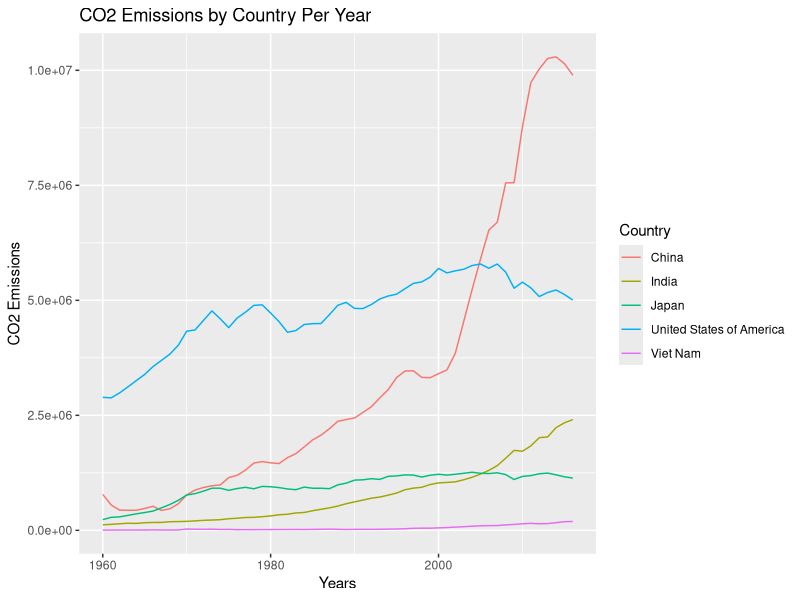
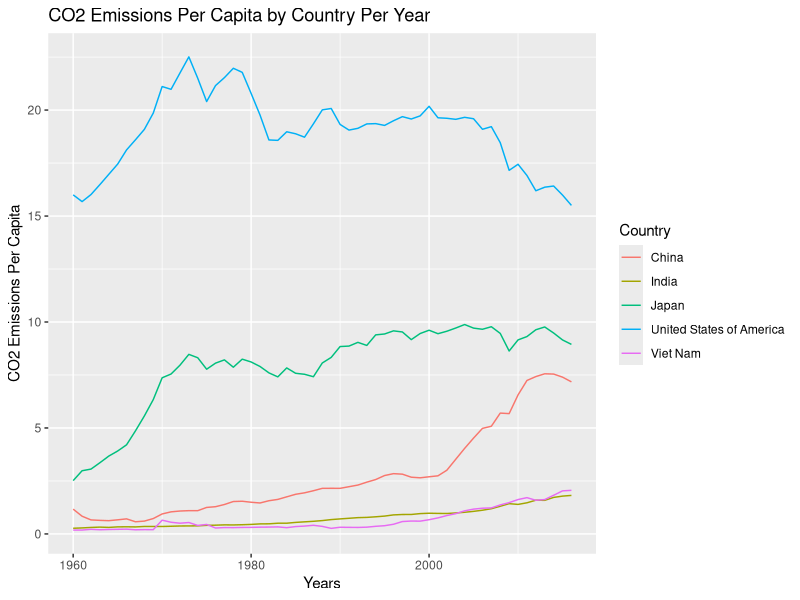
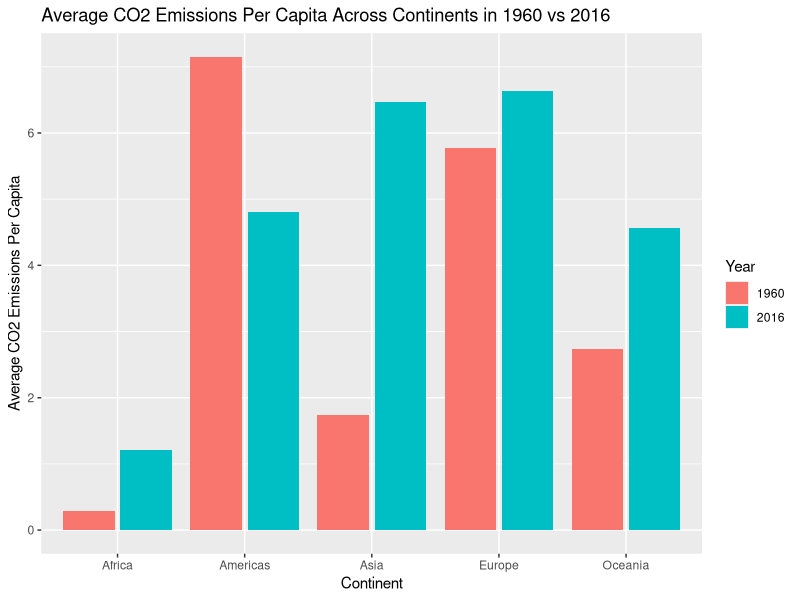
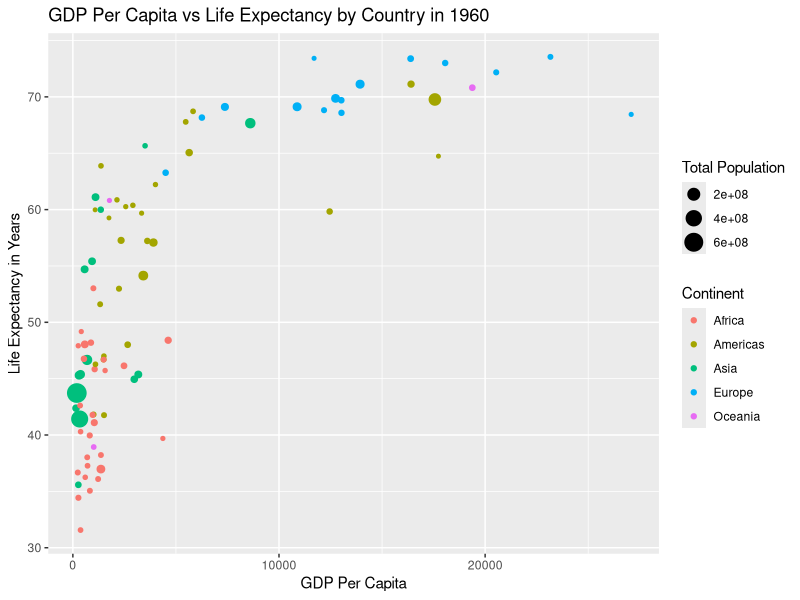
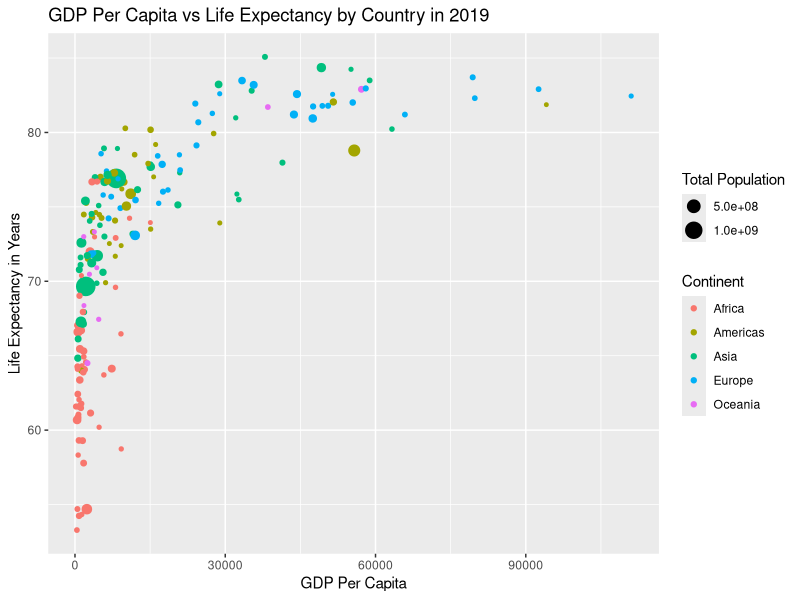
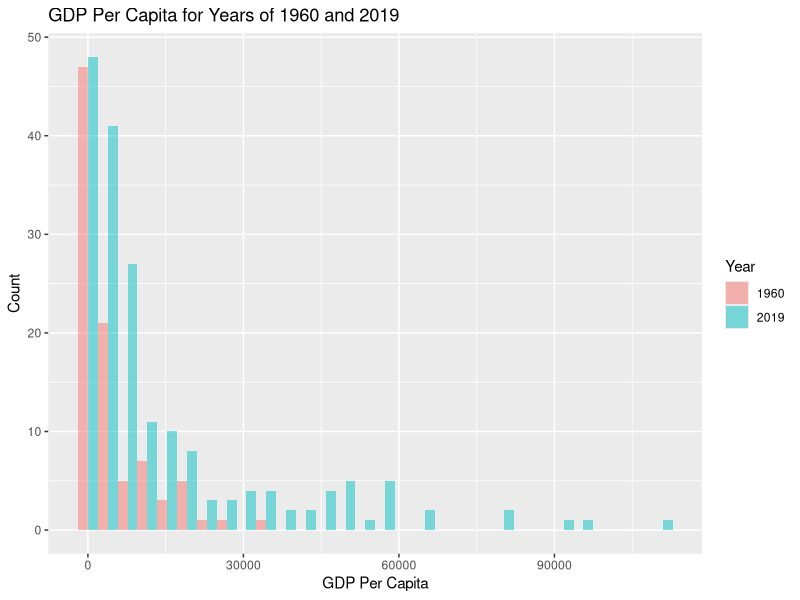

These figures' R source, in order:
## ---- chunk 1
knitr::opts_chunk$set(echo = TRUE)
## ---- chunk 2
## Loading Packages
library(tidyverse)

## Set working directory
setwd("~/INFO\ 201/PS/ps5-gapminder-jvdyfu")
getwd()

## 2. Load data from csv file
data <- read_delim("data/gapminder.csv")

## 3. Load first three lines of data
head(data, 3)

## 2. Find number of rows and columns in data
rows <- nrow(data)
cols <- ncol(data)
rows
cols

## 3. Load first three lines of data
head(data, 3)
## Yes, the small sample of data printed looks ok because the rows are countries
## and columns are the different categories of info on the country. 

## ---- chunk 3
## Function to find the number of rows within a column
num_in_col <- function(col_name) {
  num <- data %>% 
    select(all_of(col_name)) %>% 
    filter(!is.na(col_name)) %>% 
    unique() %>% 
    count()
  num
  paste("Number of", col_name, ":", num)
}

## 1. Finding the number of countries in dataset while analyzing iso3, iso2, and name
num_in_col("iso3")
num_in_col("iso2")
num_in_col("name")

## 2a. Find how many names are there for each iso-2 code.
## Are there any iso-2 codes that correspond to more than one name?
## What are these countries?
num_name_for_iso2 <- data %>% 
  group_by(iso2) %>% 
  summarise(num = n_distinct(name)) %>% 
  arrange(desc(num))  
head(num_name_for_iso2, 3)

data %>% 
  select(iso2, name) %>% 
  unique() %>% 
  filter(is.na(iso2))

## There are 1 name to each iso-2 code except the name Namibia has an iso2 of NA
## and there's also data where both iso2 and name are both NA. So technically,
## the iso-2 code as NA corresponds to more than one name and these countries
## are Namibia and NA. However, since the value is NA, in reality, there isn't any.

## 2b. Now repeat these same for name and iso3-code. 
## Are there country names that have more than one iso3-code?
## What are these countries?
num_iso3_for_name <- data %>% 
  group_by(name) %>% 
  summarise(num = n_distinct(iso3)) %>% 
  arrange(desc(num))  
head(num_iso3_for_name, 3)

data %>% 
  select(name, iso3) %>% 
  unique() %>% 
  filter(is.na(name))

## There are 1 iso-3 to each name except the names that are NA have 4 different iso3.
## The name of the country is NA, but the iso3 are CHANISL, GBM, KOS, and NLD_CURACAO.
## However, since the value is NA, in reality, there isn't any. 

## 3. What is the minimum and maximum year in these data?
years <- data %>% 
  select(time) %>% 
  unique() %>% 
  filter(!is.na(time)) %>% 
  arrange(desc(time))
head(years, 3)

min_year <- tail(years, 1)
max_year <- head(years, 1)
paste("Min year:", min_year)
paste("Max year:", max_year)
## ---- chunk 4
## 1. How many missing co2 emissions are there for each year? 
## Analyze both missing CO2 and co2_PC.
## Which years have most missing data?
missing_co2_emissions <- data %>% 
  filter(is.na(co2), is.na(co2_PC)) %>% 
  group_by(time) %>% 
  summarize(num_missing_co2 = length(co2), num_missing_co2_PC = length(co2_PC)) %>% 
  arrange(desc(num_missing_co2))
head(missing_co2_emissions, 5)

## There seems to be an equivalent amount of missing CO2 to CO2_PC every year.
## The years to have the most missing data is 2017, 2018, and 2019 with 217 missing entries each.

## 2. Make a plot of total CO2 emissions over time for the U.S, China, and India. 
## Add a few more countries of your choice. Explain what do you see.

## Found a subset of the countries I plan to plot on my diagram.
co2_emission_over_time <- data %>% 
  filter(name == "United States of America" | name == "China" | name == "India"
         | name == "Japan" | name == "Viet Nam") %>% 
  filter(!is.na(co2))
head(co2_emission_over_time, 3)

## Graphing the points.
ggplot(co2_emission_over_time) +
  geom_line(aes(x = time, y = co2, group = name, color = name)) +
  labs(title = "CO2 Emissions by Country Per Year",
       x = "Years",
       y = "CO2 Emissions",
       color = "Country"
  )

## I see that the U.S started as the country with the highest CO2 emissions
## in 1960, but was overtaken drastically by China around 2005. India has always
## been the country with the least amount of CO2 emissions across all time
## compared to the U.S and China. However, Vietnam has the least out of all 
## 5 countries. All of the countries seems to be increasing in CO2 emissions
## throughout time except for the U.S and Japan that has recently been decreasing
## at around 2005-2010 and onwards. 

## 3. Now let's analyze the CO2 emissions per capita. Make a similar plot
## of the same countries. What does this figure suggest?

## Found a subset of the countries I plan to plot on my diagram.
co2_PC_emission_over_time <- data %>% 
  filter(name == "United States of America" | name == "China" | name == "India"
         | name == "Japan" | name == "Viet Nam") %>% 
  filter(!is.na(co2_PC))
head(co2_PC_emission_over_time, 3)

## Graphing the points.
ggplot(co2_PC_emission_over_time) +
  geom_line(aes(x = time, y = co2_PC, group = name, color = name)) +
  labs(title = "CO2 Emissions Per Capita by Country Per Year",
       x = "Years",
       y = "CO2 Emissions Per Capita",
       color = "Country"
  )

## The figure suggests that the U.S has always drastically had the highest CO2 emissions 
## per capita from 1960 to 2019, followed by Japan, China, and then India and Vietnam closely
## tied and alternating between who is higher throughout the years. All of the
## countries seem to be streadily increasing in CO2 emissions per capita 
## per year except for the U.S whom has overall decreased in CO2 emissions
## per capita from around 1970 to 2019. 

## 4. Computer average CO2 emissions per capita across the continents (assume region
## is the same as continent). Comment what do you see.

continent_average_CO2_CP <- data %>% 
  filter(!is.na(co2_PC), !is.na(region), (time == 2016 | time == 1960)) %>% 
  group_by(region, time) %>% 
  summarise(num = mean(co2_PC))
continent_average_CO2_CP

## I see that in 2016, Africa has the lowest average CO2 emissions per capita
## across the continents while Europe has the highest and closely followed by Asia.
## However, I see that in 1960, Americas has the highest average CO2 emissions
## per capita across the continents and is followed by Europe. Africa remains
## as the lowest while the second lowest is surprisingly Asia. 

## 5. Make a barplot where you show the previous results-average CO2 emissions per capita
## across continents in 1960 and 2016

## Graphing the points.
ggplot(continent_average_CO2_CP, aes(x = region, y = num, fill = factor(time))) +
  geom_bar(stat = "identity", position = position_dodge2(0), na.rm = TRUE) +
  labs(title = "Average CO2 Emissions Per Capita Across Continents in 1960 vs 2016",
       x = "Continent",
       y = "Average CO2 Emissions Per Capita",
       fill = "Year")

## 6. Question: Which countries are the three largest and three smallest CO2 emitters
## (in terms of CO2 per capita) in 2019 for each continent?
## I noticed that the data for 2019 is missing. Therefore, I will use 2016 data for this prompt.

continent_top_emitters <- data %>% 
  filter(!is.na(co2_PC), !is.na(region), time == 2016) %>% 
  group_by(region, time) %>% 
  summarise(num = mean(co2_PC)) %>% 
  arrange(desc(num))
continent_top_emitters

## Largest three
largest_three <- head(continent_top_emitters, 3)
largest_three

#Smallest three
smallest_three <- tail(continent_top_emitters, 3)
smallest_three

## ---- chunk 5
## 1. Make a scatterplot of GDP per capita versus life expectancy by country, using data for
## 1960. Make the point size dependent on the country size, and color those according to the
## continent. Feel free to adjust the plot in other ways to make it better.
## Comment what do you see there.

## Found a subset of what I plan to plot on my diagram.
GDP_vs_le_country_1960 <- data %>% 
  filter(!is.na(GDP_PC), !is.na(lifeExpectancy), !is.na(name), time == 1960) %>% 
  group_by(name)
head(GDP_vs_le_country_1960, 3)

## Graphing the points.
ggplot(GDP_vs_le_country_1960, aes(x = GDP_PC, y = lifeExpectancy, 
                              col = region, size = totalPopulation)) +
  geom_point() +
  labs(title = "GDP Per Capita vs Life Expectancy by Country in 1960",
       x = "GDP Per Capita",
       y = "Life Expectancy in Years",
       col = "Continent",
       size = "Total Population")

## I see that countries with a higher GDP per capita tend to have a higher life
## expectancy and vice versa. This is the most evident in Europe whom is
## high for both and in Africa whom is low for both. 

## 2. Make a similar plot, but this time use 2019 data only.

## Found a subset of what I plan to plot on my diagram.
GDP_vs_le_country_2019 <- data %>% 
  filter(!is.na(GDP_PC), !is.na(lifeExpectancy), !is.na(name), time == 2019) %>% 
  group_by(name)
head(GDP_vs_le_country_2019, 3)

## Graphing the points.
ggplot(GDP_vs_le_country_2019, aes(x = GDP_PC, y = lifeExpectancy, 
                              col = region, size = totalPopulation)) +
  geom_point() +
  labs(title = "GDP Per Capita vs Life Expectancy by Country in 2019",
       x = "GDP Per Capita",
       y = "Life Expectancy in Years",
       col = "Continent",
       size = "Total Population")

## 3. 

## I see that the overall life expectancy in years has increased overall per country
## and continent. I also see that the trend where countries with a higher GDP 
## per capita tend to have a higher life expectancy and vice versa remains true for
## both graphs. I also see that the total population has also increased in 2019. 

## 4. Compute the average life expectancy for each continent in 1960 and 2019.
## Do the results fit with what you see on the figures?
avg_le_continent <- data %>% 
  filter(!is.na(lifeExpectancy), !is.na(region), (time == 2019 | time == 1960)) %>% 
  group_by(region, time) %>% 
  summarise(avg_le = mean(lifeExpectancy))
head(avg_le_continent, 4)

## Yes, the results fit with what I see on the figures. Life expectancy 
## has overall increased from 1960 to 2019 in every region. 

## 5. Compute the average LE growth from 1960-2019 across the continents. 
## Show the results in the order of growth. Explain what do you see.
avg_le_growth <- data %>% 
  filter(!is.na(lifeExpectancy), !is.na(region), (time == 2019 | time == 1960)) %>% 
  group_by(region, time) %>% 
  summarise(avg_le = mean(lifeExpectancy)) %>% 
  mutate(prev = lag(avg_le),
         growth = avg_le - prev) %>% 
  arrange(-growth) 
head(avg_le_growth, n = 5)

## I see that all of the continents have a positive growth from 1960 to 2019. 
## Additionally, Asia had the greatest growth in life expectancy, while
## Europe has the least. I think it's because Europe began with a high
## life expectancy in 1960 so its hard to make a huge increase.

## 6. Show the histogram of GDP per capita for years of 1960 and 2019.
## Try to put both histograms on the same graph.

## Found a subset of what I plan to plot on my diagram.
GDP_per_capita <- data %>% 
  filter(!is.na(GDP_PC),(time == 2019 | time == 1960))  
GDP_per_capita

## Graphing the points.
ggplot(GDP_per_capita, aes(x = GDP_PC, fill = factor(time))) +
  geom_histogram(alpha = 0.5, position = "dodge", bins = 30) +
  labs(x = "GDP Per Capita",
       y = "Count",
       title = "GDP Per Capita for Years of 1960 and 2019",
       fill = "Year")

## 7. What was the ranking of US in terms of life expectancy in 1960
## and in 2019?

## Function to find the ranking of the US for life expectancy for given year.
ranking_US_le <- function(year) {
  data %>% 
    filter(!is.na(lifeExpectancy), !is.na(time), (time == year), name != "") %>% 
    mutate(rank = rank(desc(lifeExpectancy))) %>% 
    filter(name == "United States of America") %>% 
    select(name, time, rank, lifeExpectancy)
}

## Ranking of US in 1960 for life expectancy
ranking_US_le_1960 <- ranking_US_le(1960)
ranking_US_le_1960
## Ranking of US in 2019 for life expectancy
ranking_US_le_2019 <- ranking_US_le(2019)
ranking_US_le_2019

## 8. If you did this correctly, then you noticed that US ranking has been falling quite a
## bit. But we also have more countries in 2019–what about the relative rank divided by the
## corresponding number of countries that have LE data in the corresponding year?

## Function to get list of unique countries for the given year
countries_1960_2019 <- function(year)
  data %>% 
    filter(!is.na(lifeExpectancy), !is.na(time), (time == year), name != "")

## The number of countries in 1960
num_countries_1960 <- nrow(countries_1960_2019(1960))
num_countries_1960

## The number of countries in 2019
num_countries_2019 <- nrow(countries_1960_2019(2019))
num_countries_2019

## Function to find the relative rank divided by corresponded number of countries
## that have LE data in the corresponding year
relative_rank_us <- function(year, num_countries)
  data %>% 
    filter(!is.na(lifeExpectancy), !is.na(time), (time == year), name != "") %>% 
    mutate(rank = rank(desc(lifeExpectancy))) %>% 
    mutate(relativeDivided = rank / num_countries) %>% 
    filter(name == "United States of America") %>% 
    select(name, time, rank, lifeExpectancy, relativeDivided)

## Relative rank divided by corresponded number of countries for 1960 for life expectancy
relative_rank_us_1960 <- relative_rank_us(1960, num_countries_1960)
relative_rank_us_1960
## Relative rank divided by corresponded number of countries for 2019 life expectancy
relative_rank_us_2019 <- relative_rank_us(2019, num_countries_2019)
relative_rank_us_2019

## I spent around 6 hours on this PS.

